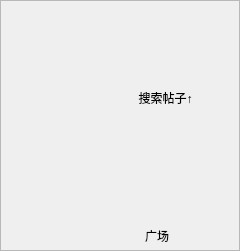
                   <widget class="QFrame" name="frame_42">
                    <property name="frameShape">
                     <enum>QFrame::StyledPanel</enum>
                    </property>
                    <property name="frameShadow">
                     <enum>QFrame::Raised</enum>
                    </property>
                    <widget class="QLabel" name="label_43">
                     <property name="geometry">
                      <rect>
                       <x>9</x>
                       <y>9</y>
                       <width>20</width>
                       <height>20</height>
                      </rect>
                     </property>
                     <property name="sizePolicy">
                      <sizepolicy hsizetype="Fixed" vsizetype="Fixed">
                       <horstretch>0</horstretch>
                       <verstretch>0</verstretch>
                      </sizepolicy>
                     </property>
                     <property name="minimumSize">
                      <size>
                       <width>20</width>
                       <height>20</height>
                      </size>
                     </property>
                     <property name="maximumSize">
                      <size>
                       <width>20</width>
                       <height>20</height>
                      </size>
                     </property>
                     <property name="text">
                      <string/>
                     </property>
                     <property name="pixmap">
                      <pixmap resource="icon_.qrc">:/btn/icon/blue_octopus.ico</pixmap>
                     </property>
                     <property name="scaledContents">
                      <bool>true</bool>
                     </property>
                    </widget>
                    <widget class="QLabel" name="label_44">
                     <property name="geometry">
                      <rect>
                       <x>130</x>
                       <y>230</y>
                       <width>54</width>
                       <height>12</height>
                      </rect>
                     </property>
                     <property name="text">
                      <string>广场</string>
                     </property>
                     <property name="alignment">
                      <set>Qt::AlignCenter</set>
                     </property>
                    </widget>
                    <widget class="QLabel" name="label_45">
                     <property name="geometry">
                      <rect>
                       <x>100</x>
                       <y>90</y>
                       <width>131</width>
                       <height>16</height>
                      </rect>
                     </property>
                     <property name="text">
                      <string>搜索帖子↑</string>
                     </property>
                     <property name="alignment">
                      <set>Qt::AlignCenter</set>
                     </property>
                    </widget>
                   </widget>
